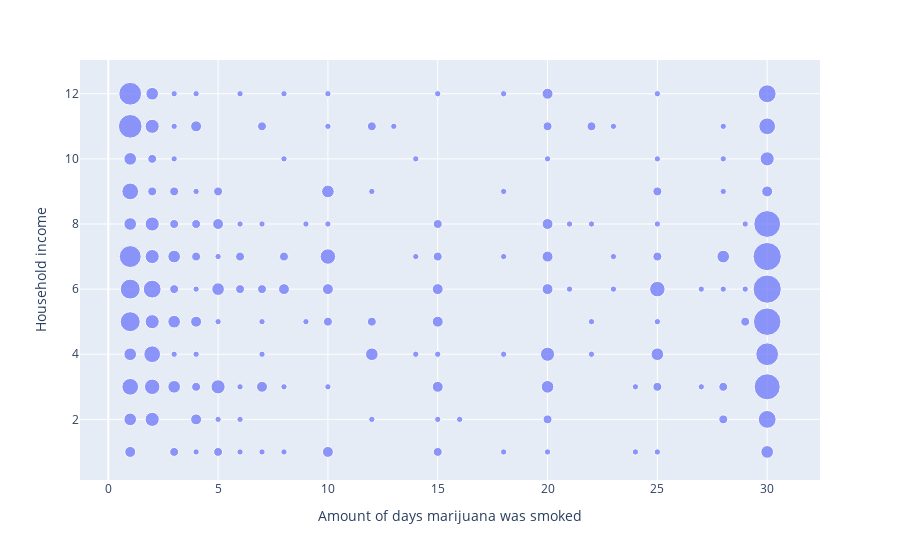

The cell this chart's notebook holds for it:
### Markdown cell above
As the NSDUH (2015) survey was primarily designed to capture the diversity of drug usage rather than its quantitative aspects, we speculated that the absence of correlations could be attributed to this factor. To address this concern, we opted for an alternative dataset from NHANES (n.d.), which encompassed information about drug use frequency, aimed to dispel any potential misunderstandings regarding the connection between income and drug use. The graph below illustrates the lack of a correlation between these variables, household income and in this case the amount of days the respondent smoked mariujana in the last month.

### Code cell
data = pd.read_csv('NHANES1718.csv')

# Calculate the frequency of combinations
combination_freq = data.groupby(['DUQ230', 'IND235']).size().reset_index(name='Frequency')

# Create a bubble plot using Plotly
fig = px.scatter(combination_freq, x='DUQ230', y='IND235', size='Frequency')

# Set the axis labels
fig.update_xaxes(title='Amount of days marijuana was smoked')
fig.update_yaxes(title='Household income')

# Show the plot
fig.show()

### Figure 1 — Plotly figure (JSON) as saved in the notebook; plotly's stock layout.template omitted (floating-point values rounded to 4 significant figures; data arrays with more than 128 entries replaced by an {"elided": "..."} marker saying what was removed)
{"data": [{"hovertemplate": "DUQ230=%{x}<br>IND235=%{y}<br>Frequency=%{marker.size}<extra></extra>", "legendgroup": "", "marker": {"color": "#636efa", "size": {"elided": "163 int values"}, "sizemode": "area", "sizeref": 0.05, "symbol": "circle"}, "mode": "markers", "name": "", "orientation": "v", "showlegend": false, "type": "scatter", "x": {"elided": "163 int values"}, "xaxis": "x", "y": {"elided": "163 int values"}, "yaxis": "y"}], "layout": {"legend": {"itemsizing": "constant", "tracegroupgap": 0}, "margin": {"t": 60}, "xaxis": {"anchor": "y", "domain": [0, 1], "title": {"text": "Amount of days marijuana was smoked"}}, "yaxis": {"anchor": "x", "domain": [0, 1], "title": {"text": "Household income"}}}}
